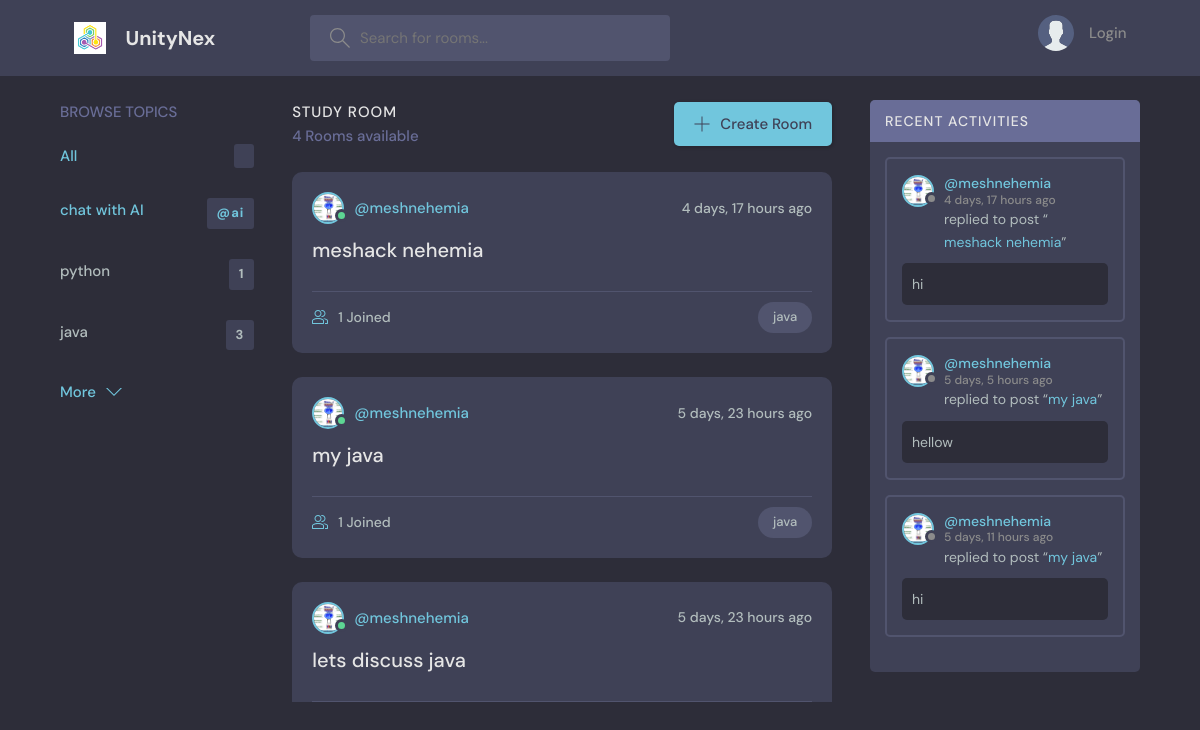
/, run on an earlier commit of the app's database.
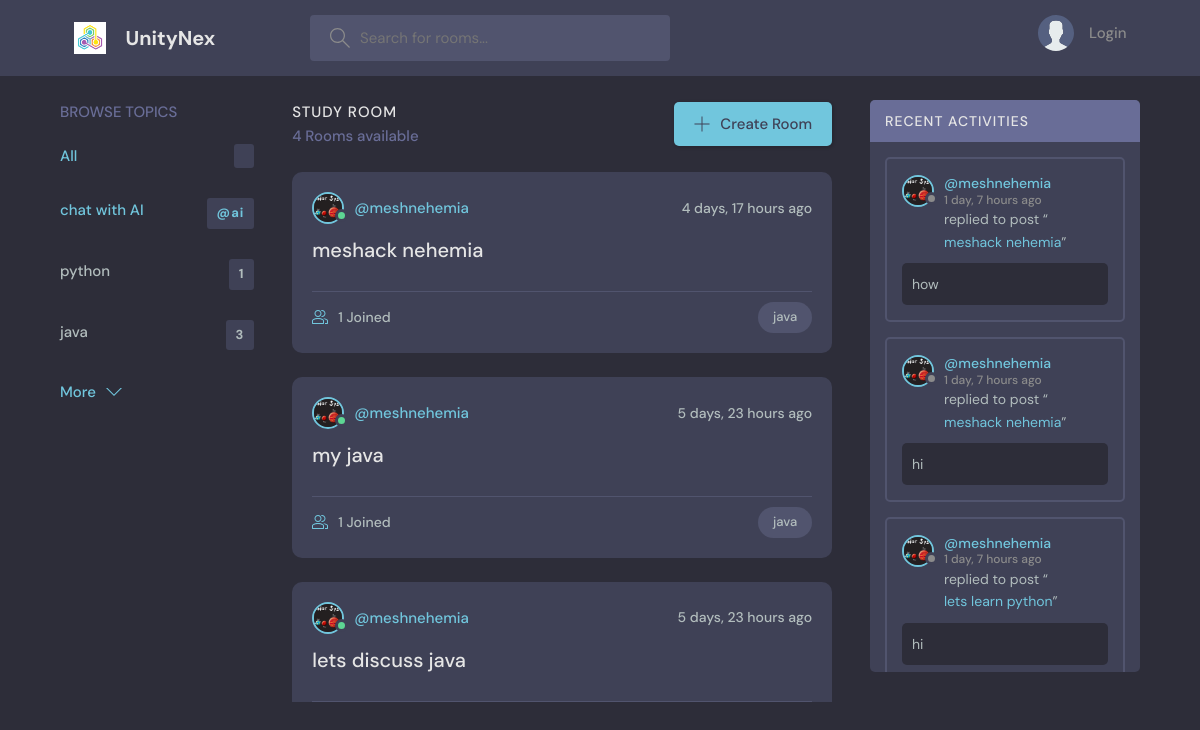
And on a later commit of the database.
### socialmedia/models.py (models this page shows, shortened)
class Topic(models.Model):
    name = models.CharField(max_length=200)

class Room(models.Model):
    host = models.ForeignKey(User, on_delete=models.SET_NULL, null=True)
    topic = models.ForeignKey(Topic, on_delete=models.SET_NULL, null=True)
    name = models.CharField(max_length=200)
    description = models.TextField(null=True, blank=True)
    participants = models.ManyToManyField(User, related_name='participants', blank=True)
    updated = models.DateTimeField(auto_now=True)
    created = models.DateTimeField(auto_now_add=True)
    class Meta:
        ordering = ['-updated', '-created']

class User(AbstractUser):
    name = models.CharField(max_length=200, null=True)
    email = models.EmailField(unique=True, null=True)
    bio = models.TextField(null=True)
    avator = models.ImageField(null=True, upload_to='profile/', default="profile/avatar.svg")
    USERNAME_FIELD = 'email'
    REQUIRED_FIELDS = []

class Message(models.Model):
    user = models.ForeignKey(User, on_delete=models.CASCADE)
    room = models.ForeignKey(Room, on_delete=models.CASCADE)
    body = models.TextField()
    updated = models.DateTimeField(auto_now=True)
    created = models.DateTimeField(auto_now_add=True)
    class Meta:
        ordering = ['-updated', '-created']

### socialmedia/views.py (the view)
# urls.py: path('', views.home, name='libraryhome'),
def home(request):
    q = request.GET.get('q') if request.GET.get('q') != None else ''
    rooms = Room.objects.filter(
        Q(topic__name__icontains=q) |
        Q(name__icontains=q) |
        Q(description__icontains=q)
    )
    topics = Topic.objects.all()[0:5]
    room_count = rooms.count()
    room_messages = Message.objects.filter(Q(room__topic__name__icontains=q))
    context = {'rooms': rooms, 'topics': topics, 'room_count': room_count, "room_messages": room_messages}
    return render(request, 'socialmedia/home.html', context)

### socialmedia/templates/socialmedia/home.html (shortened to what this page needs)
{% extends 'main.html' %}
{% block content %}
    <main class="layout layout--3">
        <div class="container">
            {% include 'socialmedia/topics_component.html' %}
            <div class="roomList">
                <div class="roomList__header">
                    <div>
                        <h2>Study Room</h2>
                        <p>{{ room_count }} Rooms available</p>
                    </div>
                    <a class="btn btn--main" href="{% url 'create-room' %}">
                        <svg version="1.1" xmlns="http://www.w3.org/2000/svg" width="32" height="32"
                             viewBox="0 0 32 32">
                            <title>add</title>
                            <path
                                    d="M16.943 0.943h-1.885v14.115h-14.115v1.885h14.115v14.115h1.885v-14.115h14.115v-1.885h-14.115v-14.115z"
                            ></path>
                        </svg>
                        Create Room
                    </a>
                </div>
                <div class="checking">
                {% include 'socialmedia/feed_component.html' %}
                </div>
            </div>
            {% include 'socialmedia/activity_component.html' %}
        </div>
    </main>
{% endblock content %}

### socialmedia/templates/socialmedia/topics_component.html
<div class="topics">
    <div class="topics__header">
        <h2>Browse Topics</h2>
    </div>
    <ul class="topics__list">
        <li>
            <a href="{% url 'home' %}" class="active">All <span>{{ topic.count }}</span></a>
        </li>
        <li>
            <a href="{% url 'chatbot' %}" class="active">chat with AI <span>@ai</span></a>
        </li>
        {% for topic in topics %}
            <li>
                <a href="{% url 'home' %}?q={{ topic.name }}">{{ topic.name }}
                    <span>{{ topic.room_set.all.count }}</span></a>
            </li>
        {% endfor %}
    </ul>
    <a class="btn btn--link" href="{% url 'topics' %}">
        More
        <svg version="1.1" xmlns="http://www.w3.org/2000/svg" width="32" height="32" viewBox="0 0 32 32">
            <title>chevron-down</title>
            <path d="M16 21l-13-13h-3l16 16 16-16h-3l-13 13z"></path>
        </svg>
    </a>
</div>

### socialmedia/templates/socialmedia/feed_component.html (shortened to what this page needs)
{%for room in rooms%}
    <div class="roomListRoom">
        <div class="roomListRoom__header">
        <a href="{% url 'user-profile' room.host.id %}" class="roomListRoom__author">
            <div class="avatar avatar--small active">
            <img src="{{room.host.avator.url}}" />
            </div>
            <span>@{{room.host.username}}</span>
        </a>
        <div class="roomListRoom__actions">
            <span>{{room.created|timesince}} ago</span>
        </div>
        </div>
        <div class="roomListRoom__content">
        <a href="{% url 'room' room.id%}">{{room.name}}</a>
        </div>
        <div class="roomListRoom__meta">
        <a  href="{% url 'room' room.id%}"  class="roomListRoom__joined">
            {{ room.participants.all.count }} Joined
        </a>
        <p class="roomListRoom__topic">{{room.topic.name}}</p>
        </div>
    </div>
{%endfor%}

### socialmedia/templates/socialmedia/activity_component.html (shortened to what this page needs)
<div class="activities">
    <div class="activities__header">
        <h2>Recent Activities</h2>
    </div>
<div class="checking">
    {% for message in room_messages %}
        <div class="activities__box">
            <div class="activities__boxHeader roomListRoom__header">
                <a href="{% url 'user-profile' message.user.id %}" class="roomListRoom__author">
                    <div class="avatar avatar--small">
                        <img src="{{ message.user.avator.url }}"/>
                    </div>
                    <p>
                        @{{ message.user.username }}
                        <span>{{ message.created|timesince }} ago</span>
                    </p>
                </a>
            </div>
            <div class="activities__boxContent">
                <p>replied to post “<a href="{% url 'room' message.room.id %}">{{ message.room.name }}</a>”</p>
                <div class="activities__boxRoomContent">
                    {{ message.body }}
                </div>
            </div>
        </div>
    {% endfor %}
</div>
</div>

What changed in the data, as far as the page shows it:
no longer on this page (row unchanged): Message: user.avator (picture), user.username "meshnehemia", created "4 days, 17 hours", room.name "meshack nehemia", body "hi"
no longer on this page (row unchanged): Message: user.avator (picture), user.username "meshnehemia", created "5 days, 5 hours", room.name "my java", body "hellow"
no longer on this page (row unchanged): Message: user.avator (picture), user.username "meshnehemia", created "5 days, 11 hours", room.name "my java", body "hi"
changed through a linked row, Room "meshack nehemia": host.avator: a different picture
changed through a linked row, Room "my java": host.avator: a different picture
changed through a linked row, Room "lets discuss java": host.avator: a different picture
added Message: user.avator (picture), user.username "meshnehemia", created "1 day, 7 hours", room.name "meshack nehemia", body "how"
added Message: user.avator (picture), user.username "meshnehemia", created "1 day, 7 hours", room.name "meshack nehemia", body "hi"
added Message: user.avator (picture), user.username "meshnehemia", created "1 day, 7 hours", room.name "lets learn python", body "hi"
